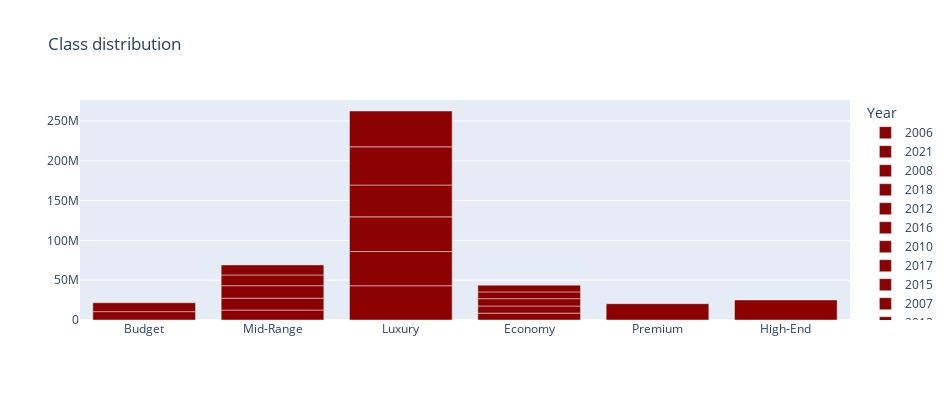

Source (notebook cell):
### Markdown cell above
#### Class Distribution

### Code cell
cls_dist= px.bar(df,x='Class',y='Price',color='Year',title='Class distribution',
              color_discrete_sequence=['#8B0000'])
cls_dist.update_layout(width=950,height=400)
cls_dist.update_layout(xaxis_title="",yaxis_title="")
cls_dist.show()

### Figure 1 — Plotly figure (JSON) as saved in the notebook; plotly's stock layout.template omitted (floating-point values rounded to 4 significant figures)
{"data": [{"alignmentgroup": "True", "hovertemplate": "Year=2006<br>Class=%{x}<br>Price=%{y}<extra></extra>", "legendgroup": "2006", "marker": {"color": "#8B0000", "pattern": {"shape": ""}}, "name": "2006", "offsetgroup": "2006", "orientation": "v", "showlegend": true, "textposition": "auto", "type": "bar", "x": ["Budget", "Mid-Range"], "xaxis": "x", "y": [10500000, 12500000], "yaxis": "y"}, {"alignmentgroup": "True", "hovertemplate": "Year=2021<br>Class=%{x}<br>Price=%{y}<extra></extra>", "legendgroup": "2021", "marker": {"color": "#8B0000", "pattern": {"shape": ""}}, "name": "2021", "offsetgroup": "2021", "orientation": "v", "showlegend": true, "textposition": "auto", "type": "bar", "x": ["Luxury"], "xaxis": "x", "y": [43000000], "yaxis": "y"}, {"alignmentgroup": "True", "hovertemplate": "Year=2008<br>Class=%{x}<br>Price=%{y}<extra></extra>", "legendgroup": "2008", "marker": {"color": "#8B0000", "pattern": {"shape": ""}}, "name": "2008", "offsetgroup": "2008", "orientation": "v", "showlegend": true, "textposition": "auto", "type": "bar", "x": ["Economy", "Economy"], "xaxis": "x", "y": [8600000, 9000000], "yaxis": "y"}, {"alignmentgroup": "True", "hovertemplate": "Year=2018<br>Class=%{x}<br>Price=%{y}<extra></extra>", "legendgroup": "2018", "marker": {"color": "#8B0000", "pattern": {"shape": ""}}, "name": "2018", "offsetgroup": "2018", "orientation": "v", "showlegend": true, "textposition": "auto", "type": "bar", "x": ["Mid-Range"], "xaxis": "x", "y": [14900000], "yaxis": "y"}, {"alignmentgroup": "True", "hovertemplate": "Year=2012<br>Class=%{x}<br>Price=%{y}<extra></extra>", "legendgroup": "2012", "marker": {"color": "#8B0000", "pattern": {"shape": ""}}, "name": "2012", "offsetgroup": "2012", "orientation": "v", "showlegend": true, "textposition": "auto", "type": "bar", "x": ["Premium", "High-End"], "xaxis": "x", "y": [20500000, 25200000], "yaxis": "y"}, {"alignmentgroup": "True", "hovertemplate": "Year=2016<br>Class=%{x}<br>Price=%{y}<extra></extra>", "legendgroup": "2016", "marker": {"color": "#8B0000", "pattern": {"shape": ""}}, "name": "2016", "offsetgroup": "2016", "orientation": "v", "showlegend": true, "textposition": "auto", "type": "bar", "x": ["Luxury"], "xaxis": "x", "y": [43000000], "yaxis": "y"}, {"alignmentgroup": "True", "hovertemplate": "Year=2010<br>Class=%{x}<br>Price=%{y}<extra></extra>", "legendgroup": "2010", "marker": {"color": "#8B0000", "pattern": {"shape": ""}}, "name": "2010", "offsetgroup": "2010", "orientation": "v", "showlegend": true, "textposition": "auto", "type": "bar", "x": ["Economy", "Budget", "Economy"], "xaxis": "x", "y": [9200000, 11200000, 8500000], "yaxis": "y"}, {"alignmentgroup": "True", "hovertemplate": "Year=2017<br>Class=%{x}<br>Price=%{y}<extra></extra>", "legendgroup": "2017", "marker": {"color": "#8B0000", "pattern": {"shape": ""}}, "name": "2017", "offsetgroup": "2017", "orientation": "v", "showlegend": true, "textposition": "auto", "type": "bar", "x": ["Luxury", "Luxury"], "xaxis": "x", "y": [43550000, 40000000], "yaxis": "y"}, {"alignmentgroup": "True", "hovertemplate": "Year=2015<br>Class=%{x}<br>Price=%{y}<extra></extra>", "legendgroup": "2015", "marker": {"color": "#8B0000", "pattern": {"shape": ""}}, "name": "2015", "offsetgroup": "2015", "orientation": "v", "showlegend": true, "textposition": "auto", "type": "bar", "x": ["Luxury", "Mid-Range"], "xaxis": "x", "y": [48000000, 15700000], "yaxis": "y"}, {"alignmentgroup": "True", "hovertemplate": "Year=2007<br>Class=%{x}<br>Price=%{y}<extra></extra>", "legendgroup": "2007", "marker": {"color": "#8B0000", "pattern": {"shape": ""}}, "name": "2007", "offsetgroup": "2007", "orientation": "v", "showlegend": true, "textposition": "auto", "type": "bar", "x": ["Economy"], "xaxis": "x", "y": [8500000], "yaxis": "y"}, {"alignmentgroup": "True", "hovertemplate": "Year=2013<br>Class=%{x}<br>Price=%{y}<extra></extra>", "legendgroup": "2013", "marker": {"color": "#8B0000", "pattern": {"shape": ""}}, "name": "2013", "offsetgroup": "2013", "orientation": "v", "showlegend": true, "textposition": "auto", "type": "bar", "x": ["Mid-Range"], "xaxis": "x", "y": [13500000], "yaxis": "y"}, {"alignmentgroup": "True", "hovertemplate": "Year=2019<br>Class=%{x}<br>Price=%{y}<extra></extra>", "legendgroup": "2019", "marker": {"color": "#8B0000", "pattern": {"shape": ""}}, "name": "2019", "offsetgroup": "2019", "orientation": "v", "showlegend": true, "textposition": "auto", "type": "bar", "x": ["Luxury"], "xaxis": "x", "y": [45000000], "yaxis": "y"}, {"alignmentgroup": "True", "hovertemplate": "Year=2011<br>Class=%{x}<br>Price=%{y}<extra></extra>", "legendgroup": "2011", "marker": {"color": "#8B0000", "pattern": {"shape": ""}}, "name": "2011", "offsetgroup": "2011", "orientation": "v", "showlegend": true, "textposition": "auto", "type": "bar", "x": ["Mid-Range"], "xaxis": "x", "y": [12550000], "yaxis": "y"}], "layout": {"barmode": "relative", "height": 400, "legend": {"title": {"text": "Year"}, "tracegroupgap": 0}, "title": {"text": "Class distribution"}, "width": 950, "xaxis": {"anchor": "y", "domain": [0, 1], "title": {"text": ""}}, "yaxis": {"anchor": "x", "domain": [0, 1], "title": {"text": ""}}}}
